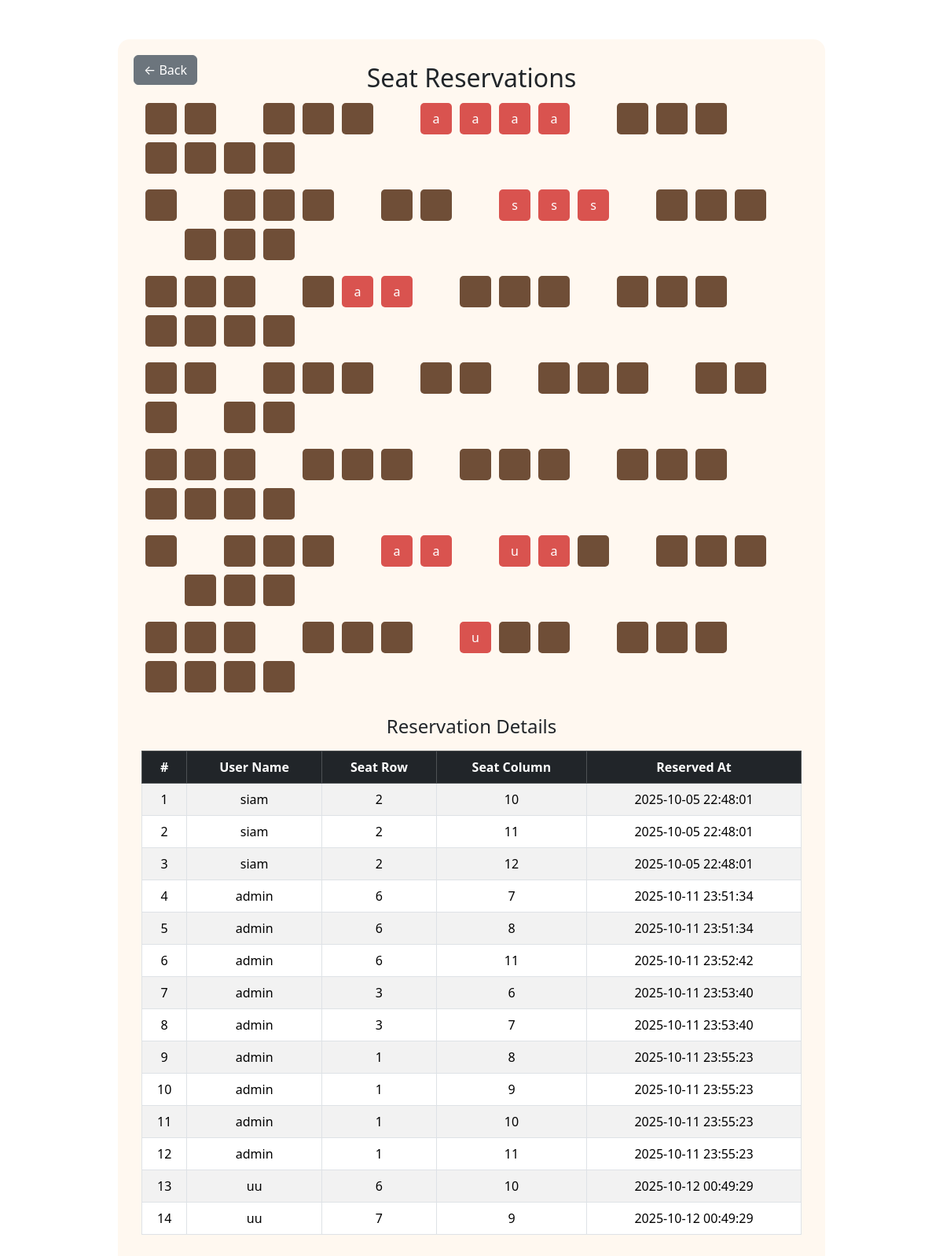
/seats_to_reserve.php (signed in), run on the app's committed database.
### tables this page shows
CREATE TABLE `seat_reservations` (
  `id` int(11) NOT NULL,
  `user_id` int(11) NOT NULL,
  `seat_row` int(11) NOT NULL,
  `seat_col` int(11) NOT NULL,
  `reserved_at` datetime NOT NULL DEFAULT current_timestamp()
);

CREATE TABLE `users` (
  `id` int(11) NOT NULL,
  `first_name` varchar(50) NOT NULL,
  `last_name` varchar(50) NOT NULL,
  `email` varchar(100) NOT NULL,
  `password` varchar(255) NOT NULL,
  `phone` varchar(20) DEFAULT NULL,
  `address` varchar(255) DEFAULT NULL,
  `role` enum('user','admin') DEFAULT 'user',
  `created_at` timestamp NOT NULL DEFAULT current_timestamp()
);

### seats_to_reserve.php (the view, shortened to what this page needs)
<?php
include 'config.php';
$reserved = [];
$result = $conn->query("
    SELECT r.seat_row, r.seat_col, r.reserved_at, u.first_name AS user_name
    FROM seat_reservations r
    JOIN users u ON r.user_id = u.id
");
while($row = $result->fetch_assoc()){
    $reserved[] = [
        'row'=>$row['seat_row'],
        'col'=>$row['seat_col'],
        'user'=>$row['user_name'],
        'time'=>$row['reserved_at']
    ];
}
?>
<!DOCTYPE html>
<html lang="en">
<head>
<link href="https://cdn.jsdelivr.net/npm/bootstrap@5.3.3/dist/css/bootstrap.min.css" rel="stylesheet">
</head>
<body>
<section class="dashboard-section">
    <button class="btn btn-secondary back-btn" onclick="window.location.href='admin_dashboard.php'">← Back</button>
    <h2>Seat Reservations</h2>
    <div id="seatContainer"></div>
    <h4 class="mt-4 mb-3">Reservation Details</h4>
    <table class="table table-bordered table-striped">
        <thead class="table-dark">
            <tr>
                <th>#</th>
                <th>User Name</th>
                <th>Seat Row</th>
                <th>Seat Column</th>
                <th>Reserved At</th>
            </tr>
        </thead>
        <tbody>
            <?php $c=1; foreach($reserved as $r){
                echo "<tr>
                    <td>{$c}</td>
                    <td>{$r['user']}</td>
                    <td>".($r['row']+1)."</td>
                    <td>".($r['col']+1)."</td>
                    <td>{$r['time']}</td>
                </tr>";
                $c++;
            } ?>
        </tbody>
    </table>
</section>
</body>
</html>

### seats_to_reserve.php (style rules this page uses)
.dashboard-section { max-width:900px; margin:50px auto; padding:30px; background:#fff8f0; border-radius:15px; text-align:center; position:relative; }
.back-btn { position:absolute; top:20px; left:20px; }

### data on the page
seat_reservations: user.first_name "siam", $r['row']+1 "2", $r['col']+1 "10", reserved_at "2025-10-05 22:48:01"
seat_reservations: user.first_name "siam", $r['row']+1 "2", $r['col']+1 "11", reserved_at "2025-10-05 22:48:01"
seat_reservations: user.first_name "siam", $r['row']+1 "2", $r['col']+1 "12", reserved_at "2025-10-05 22:48:01"
seat_reservations: user.first_name "admin", $r['row']+1 "6", $r['col']+1 "7", reserved_at "2025-10-11 23:51:34"
seat_reservations: user.first_name "admin", $r['row']+1 "6", $r['col']+1 "8", reserved_at "2025-10-11 23:51:34"
seat_reservations: user.first_name "admin", $r['row']+1 "6", $r['col']+1 "11", reserved_at "2025-10-11 23:52:42"
seat_reservations: user.first_name "admin", $r['row']+1 "3", $r['col']+1 "6", reserved_at "2025-10-11 23:53:40"
seat_reservations: user.first_name "admin", $r['row']+1 "3", $r['col']+1 "7", reserved_at "2025-10-11 23:53:40"
seat_reservations: user.first_name "admin", $r['row']+1 "1", $r['col']+1 "8", reserved_at "2025-10-11 23:55:23"
seat_reservations: user.first_name "admin", $r['row']+1 "1", $r['col']+1 "9", reserved_at "2025-10-11 23:55:23"
seat_reservations: user.first_name "admin", $r['row']+1 "1", $r['col']+1 "10", reserved_at "2025-10-11 23:55:23"
seat_reservations: user.first_name "admin", $r['row']+1 "1", $r['col']+1 "11", reserved_at "2025-10-11 23:55:23"
seat_reservations: user.first_name "uu", $r['row']+1 "6", $r['col']+1 "10", reserved_at "2025-10-12 00:49:29"
seat_reservations: user.first_name "uu", $r['row']+1 "7", $r['col']+1 "9", reserved_at "2025-10-12 00:49:29"
